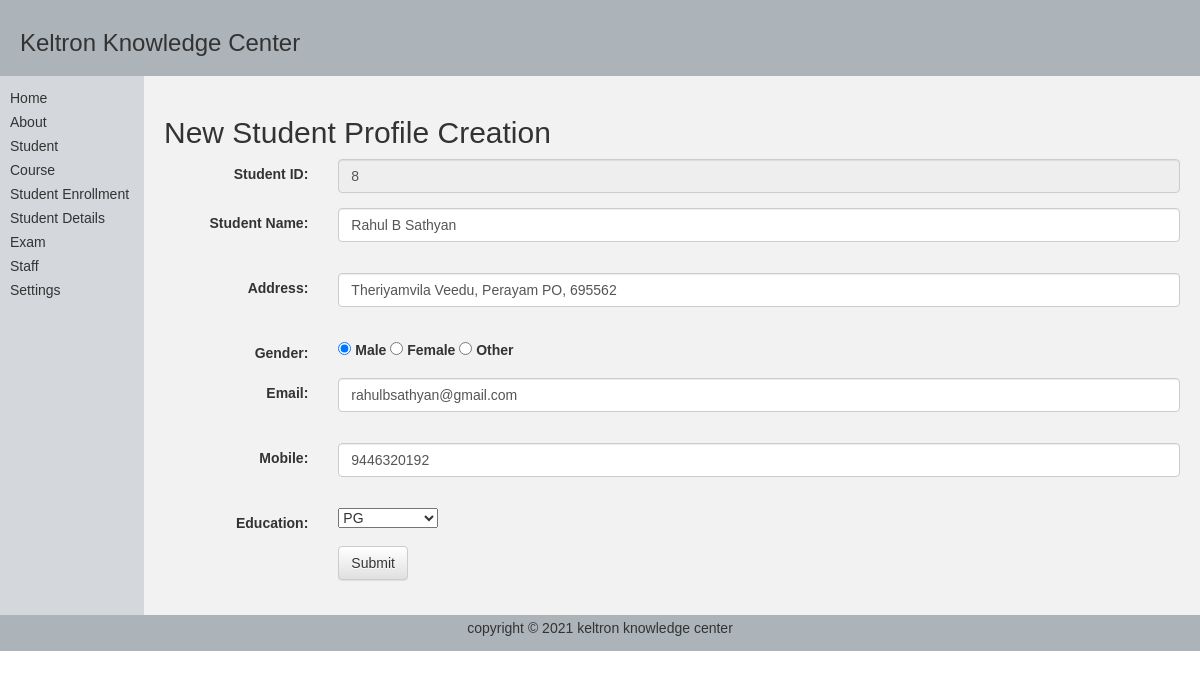
The app's page /views/student_personal_details/student_personal_details_edit.php?student_id=8 with its own data.
### tables this page shows
CREATE TABLE `tblstudent_personal_details` (
  `student_id` int(10) UNSIGNED NOT NULL,
  `student_name` varchar(50) NOT NULL,
  `address` varchar(100) NOT NULL,
  `gender` varchar(50) NOT NULL,
  `email` varchar(50) NOT NULL,
  `mobile` bigint(20) NOT NULL,
  `education` varchar(100) NOT NULL
);

### db/DBConnection.class.php (called while the page is built, shortened)
<?php
class DBConnection{
    public static $servername = "localhost";
	public static $username = "root";
	public static $password = "";
	public static $dbase = "KeltronDB";
	static function  getConnect(){
		$connection = new mysqli(self::$servername, self::$username, self::$password,self::$dbase );
		return $connection;
	}
	static function execQery($sql){
		try{
			$result = null;
			$conn = self::getConnect();
			if ($conn->connect_error) {
	  				$result = null;
				}
			else{
					$result = $conn->query($sql);
				}
		}
		catch(Exception $e) {
  			$result = null;
		}
		return $result;
	}
}
?>

### service/studentService.php (called while the page is built, shortened)
<?php
 require_once( ROOT_DIR.'/../db/DBConnection.class.php' );
class StudentService{
    function getStudent($student_id){
    	$sql  =  "SELECT * FROM tblstudent_personal_details WHERE student_id = $student_id";
	    $result = DBConnection::execQery($sql);
	    return $result;
    }
}
?>

### views/student_personal_details/student_personal_details_edit.php (the view, shortened to what this page needs)
<?php
    require_once( ROOT_DIR.'/../service/studentService.php' );
$student_id = $student_name = $address = $gender = $email= $mobile =  $education = "";
$error = false;
if ($_SERVER["REQUEST_METHOD"] == "POST") {
	$student_id = $_POST['student_id'];
	$student_name = $_POST['student_name'];
    $address = $_POST['address'];
    $gender = $_POST['gender'];
    $email = $_POST['email'];
    $mobile = $_POST['mobile'];
    $education = $_POST['education'];
    if(empty($student_name)){
    	$errStudentName = "* Name should not be empty";
        $error = true;
    }
    if(empty($address)){
    	$errAddress = "* Address should not be empty";
        $error = true;
    }
    if(empty($gender)){
	    $errGender = "* Please select";
	    $error = true;
	}
	if(empty($email)){
		$errEmail = "This Field Is Mandatory";
	    $error = true;
	}
	else{
		if (!filter_var($email, FILTER_VALIDATE_EMAIL)){
			$errEmail = "Invalid email format";
            $error = true;
		}
	}
	if(empty($mobile)){
		$errMobile = " Mobile No should not be empty";
	    $error = true;
	}
	else{
		if (filter_var($mobile, FILTER_VALIDATE_INT)){
			if (strlen($mobile) !=10 ){
				$errMobile = "Mobile No must be Ten Digit long";
			    $error = true;
			}
		}
		else{
			$errMobile ="Mobile No should be an Intger";
 	 	    $error = true;
		}
	}
	if(empty($education)){
		$errEducation = "* Education should not be empty";
        $error = true;
	}
	if($error == true ){
		$message = "please fix the errors";
	}
	else{
		echo $student_name;
		$studentObj = new Student();
		$studentObj->setStudentId($student_id);
		$studentObj->setStudentName($student_name);
        $studentObj->setAddress($address);
        $studentObj->setGender($gender);
        $studentObj->setEmail($email);
        $studentObj->setMobile($mobile);
        $studentObj->setEducation($education);
        $studentService = new StudentService();
        $result = $studentService->updateStudent($studentObj);
        if($result > 0){
        	$_SESSION["message"] = "Student details update successfully !";
        }
        else{
        	$_SESSION["message"] = "Server busy please try again later !";
        }
        header("Location: student_personal_details_view_all.php");
	}
}
	else{
		 $student_id =$_GET['student_id'];
		 $studentService = new studentService();
		 $result = $studentService->getStudent($student_id);
		  if($result != null){
		 	 if ($result->num_rows > 0){
		 		$row = $result->fetch_assoc();
		 		        $student_id = $row["student_id"];
                        $student_name = $row["student_name"];
                        $address = $row["address"];
                        $gender = $row["gender"];
                        $email = $row["email"];
                        $mobile = $row["mobile"];
                        $education = $row["education"];
		 	 }
		  }
	}
?>
<!DOCTYPE html>
<html lang="en">
<head>
<link rel="stylesheet"
      href="http://netdna.bootstrapcdn.com/bootstrap/3.1.0/css/bootstrap.min.css">
<link rel="stylesheet"
     href="http://netdna.bootstrapcdn.com/bootstrap/3.1.0/css/bootstrap-theme.min.css">
<head>
	<body style="margin:0px;">
		<table  style="width:100%; border-collapse:collapse; font:14px Arial,sans-serif;">
			<tr>
				<td  colspan="3" style="padding:10px 20px; background-color:#acb3b9;">
					<h1 style="font-size:24px;"> Keltron Knowledge Center</h1>
				</td>
			</tr>
		 <tr  style="height:270px;">
				<td  style="width:12%; padding:10px 10px; background-color:#d4d7dc; vertical-align: top;">
					<ul  style="list-style:none; padding:0px; line-height:24px;">
						<?php require_once ( ROOT_DIR.'/../views/includes/menu.php' ); ?>
					</ul>
				</td>
			<td  style="padding:20px; background-color:#f2f2f2; vertical-align:top;">
				<h2>New Student Profile Creation</h2>
				<form  class="form-horizontal" method="post" action='<?php echo htmlspecialchars($_SERVER["PHP_SELF"]);?>'>
					<div  class="form-group">
						<label  class="control-label col-sm-2" for="user_id">Student ID:</label>
						<div  class="col-sm-10">
							<input type="number"
							       class="form-control"
							       id="student_id"
							       placeholder="Enter Student ID"
							       name="student_id"
							       readonly ="true"
							       value='<?php echo "$student_id" ;?>'>
						</div>
					</div>
					<div  class="form-group">
						<label  class="control-label col-sm-2" for="student_name">Student Name:</label>
						<div  class="col-sm-10">
							<input  type="text"
							        class="form-control"
							        id="student_name"
							        placeholder="Enter student name"
							        name="student_name"
                                    value='<?php echo "$student_name" ;?>'>
						</div>
					</div>
					<div  class="form-group">
						<label  class="control-label col-sm-2" for="address">Address:</label>
						<div  class="col-sm-10">
							<input  type="text"
							        class="form-control"
							        id="address"
							        placeholder="Enter student name"
							        name="address"
                                    value='<?php echo "$address" ;?>'>
						</div>
					</div>
					<div  class = "form-group">
						   <label  class="control-label col-sm-2" for="gender">Gender:</label>
						<div  class="col-sm-10">
						    <label>  <input type = "radio" name = "gender" <?php if (isset($gender) && $gender=="male")echo "checked";?> value = "male"> Male </label>
						    <label>  <input type = "radio" name = "gender" <?php if (isset($gender) && $gender=="female")echo "checked";?> value = "female"> Female </label>
						    <label>  <input type = "radio" name = "gender" <?php if (isset($gender) && $gender=="other")echo "checked";?> value = "other"> Other </label>
					 	</div>
					</div>
					<div  class="form-group">
						<label  class="control-label col-sm-2" for="email">Email:</label>
						<div  class="col-sm-10">
							<input  type="text"
							        class="form-control"
							        id="email"
							        placeholder="Enter email ID"
							        name="email"
                                    value='<?php echo "$email" ;?>'>
						</div>
					</div>
					<div  class="form-group">
						<label  class="control-label col-sm-2" for="mobile">Mobile:</label>
						<div  class="col-sm-10">
						    <input  type="number"
							        class="form-control"
							        id="mobile"
							        placeholder="Enter mobile number"
							        name="mobile"
                                    value='<?php echo "$mobile" ;?>'>
					    </div>
					</div>
					<div  class="form-group">
						<label  class="control-label col-sm-2" for="education">Education:</label>
						<div  class="col-sm-10">
							<select  class="default" id="education" name="education">
                                <?php
								if($education === 'PG'){
									?>
                                    <option value="PG" selected >PG</option>
                                  <?php
                                }
                                ?>
							</select>
						</div>
					</div>
					<div  class="form-group">
						<div  class="col-sm-offset-2 col-sm-10">
							<button  type="submit" class="btn btn-default">Submit</button>
						</div>
					</div>
				</form>
			</td>
		  </tr>
		  <tr>
		  	<td  colspan="3" style="padding:5px; background-color:#acb3b9; text-align:center;">
		  		<p>copyright &copy; <?php echo date("Y"); ?> keltron knowledge center</p>
		  	</td>
		  </tr>
		</table>
    </body>
</head>

### views/student_personal_details/student_personal_details_edit.php (style rules this page uses)
input { position: relative; }

### records on screen
tblstudent_personal_details: student_id "8", student_name "Rahul B Sathyan", address "Theriyamvila Veedu, Perayam PO, 695562", gender "☑ Male", gender "☐ Female", gender "☐ Other", email "rahulbsathyan@gmail.com", mobile "9446320192", education "PG"
